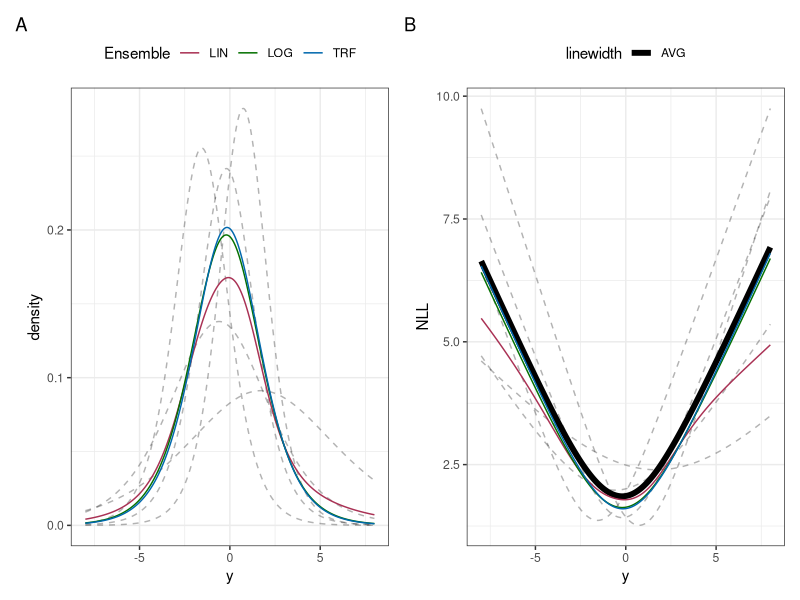
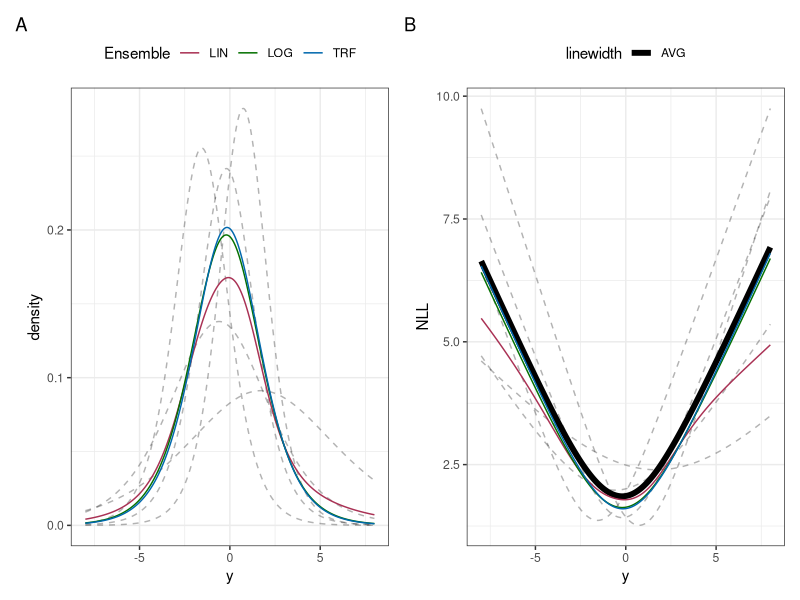

Generate these figures, in order, with R:
# Produce Figure 2
# Lucas Kook
# Feb 2022

set.seed(1)

# Dependencies ------------------------------------------------------------

library(tidyverse)
library(patchwork)
theme_set(theme_bw() + theme(legend.position = "top"))

# FUNs --------------------------------------------------------------------

h <- function(y, theta) y %*% theta
pZ <- function(z) plogis(z)
dZ <- function(z) dlogis(z)
hp <- function(dy, theta) dy %*% theta
cols <- colorspace::qualitative_hcl(n = 3, l = 40)
names(cols) <- c("LIN", "LOG", "TRF")

# Data --------------------------------------------------------------------

res <- 1e3
ys <- seq(-8, 8, length.out = res)

thetas <- matrix(rnorm(2 * 5), ncol = 2)
thetas[, 2] <- log(1 + exp(thetas[, 2]))

y <- cbind(1, ys)
dy <- cbind(0, rep(1, length(ys)))

probs <- pZ(h(y, t(thetas)))
dens <- dZ(h(y, t(thetas))) * hp(dy, t(thetas))

# Linear ensemble
pcensemble <- apply(probs, 1, mean)
censemble <- apply(dens, 1, mean)

# Transformation ensemble
mth <- apply(thetas, 2, mean)
iensemble <- c(dZ(h(y, mth)) * hp(dy, mth))
piensemble <- c(pZ(h(y, mth)))

# Mean NLL
mNLL <- exp(rowMeans(log(dens)))

# log-linear ensemble
lensemble <- mNLL / sum(mNLL * diff(ys)[1])
plensemble <- cumsum(mNLL) / max(cumsum(mNLL))

edat <- data.frame(
  y = ys,
  LIN = censemble,
  TRF = iensemble,
  LOG = lensemble,
  AVG = mNLL
) %>%
  gather("method", "value", LIN, TRF, LOG)

adat <- data.frame(y = ys, value = mNLL)

mdat <- data.frame(
  y = ys,
  dens = dens
) %>%
  gather("member", "value", dens.1:dens.5)

p1 <- ggplot(edat,
       aes(x = y, y = value, color = method, group = method)) +
  geom_line(aes(x = y, y = value, group = member), data = mdat,
            inherit.aes = FALSE, alpha = 0.3, linetype = 2) +
  geom_line() +
  labs(x = "y", y = "density", color = "Ensemble") +
  scale_color_manual(values = cols)

p2 <- ggplot(edat, aes(x = y, y = -log(value), color = method, group = method)) +
  geom_line(aes(x = y, y = -log(value), group = member), data = mdat,
            inherit.aes = FALSE, alpha = 0.3, linetype = 2) +
  geom_line(aes(x = y, y = -log(value), lwd = "AVG"), data = adat,
            inherit.aes = FALSE, alpha = 1, linetype = 1) +
  geom_line(show.legend = FALSE) +
  labs(x = "y", y = "NLL", color = "Ensemble", size = "") +
  scale_size_manual(values = c("AVG" = 0.7)) +
  scale_color_manual(values = cols)

(p1 + labs(tag = "A")) + (p2 + labs(tag = "B"))
ggsave("figure2.pdf", height = 4, width = 9)
